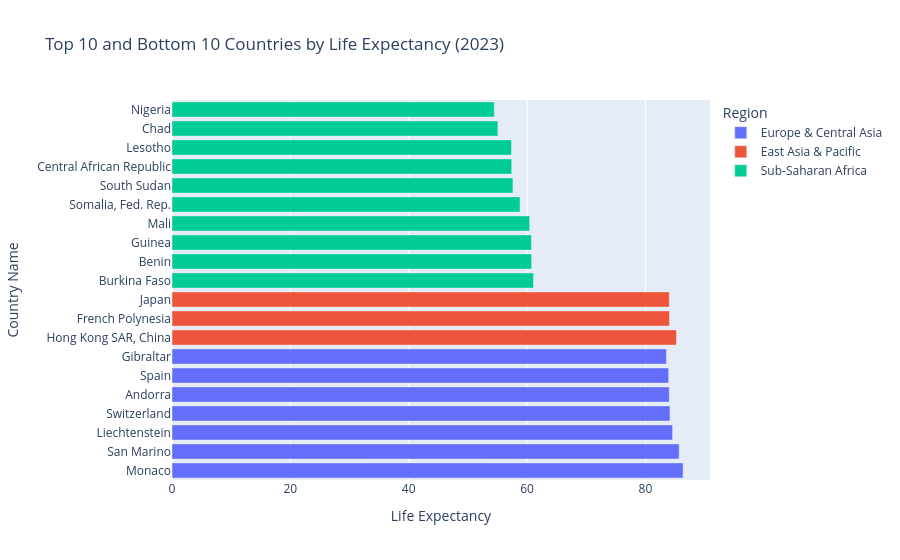

Notebook cell for this chart:
### Code cell
# Chart 5: which countries lead and lag?
df_2023 = df[df['Year'] == 2023].sort_values('Life Expectancy', ascending=False)
top_bottom = pd.concat([df_2023.head(10), df_2023.tail(10)])
fig = px.bar(top_bottom, x='Life Expectancy', y='Country Name',
             color='Region', orientation='h',
             title='Top 10 and Bottom 10 Countries by Life Expectancy (2023)')
fig.show()

### Figure 1 — Plotly figure (JSON) as saved in the notebook; plotly's stock layout.template omitted (floating-point values rounded to 4 significant figures)
{"data": [{"alignmentgroup": "True", "hovertemplate": "Region=Europe & Central Asia<br>Life Expectancy=%{x}<br>Country Name=%{y}<extra></extra>", "legendgroup": "Europe & Central Asia", "marker": {"color": "#636efa", "pattern": {"shape": ""}}, "name": "Europe & Central Asia", "offsetgroup": "Europe & Central Asia", "orientation": "h", "showlegend": true, "textposition": "auto", "type": "bar", "x": [86.37, 85.71, 84.6, 84.16, 84.04, 83.93, 83.55], "xaxis": "x", "y": ["Monaco", "San Marino", "Liechtenstein", "Switzerland", "Andorra", "Spain", "Gibraltar"], "yaxis": "y"}, {"alignmentgroup": "True", "hovertemplate": "Region=East Asia & Pacific<br>Life Expectancy=%{x}<br>Country Name=%{y}<extra></extra>", "legendgroup": "East Asia & Pacific", "marker": {"color": "#EF553B", "pattern": {"shape": ""}}, "name": "East Asia & Pacific", "offsetgroup": "East Asia & Pacific", "orientation": "h", "showlegend": true, "textposition": "auto", "type": "bar", "x": [85.25, 84.07, 84.04], "xaxis": "x", "y": ["Hong Kong SAR, China", "French Polynesia", "Japan"], "yaxis": "y"}, {"alignmentgroup": "True", "hovertemplate": "Region=Sub-Saharan Africa<br>Life Expectancy=%{x}<br>Country Name=%{y}<extra></extra>", "legendgroup": "Sub-Saharan Africa", "marker": {"color": "#00cc96", "pattern": {"shape": ""}}, "name": "Sub-Saharan Africa", "offsetgroup": "Sub-Saharan Africa", "orientation": "h", "showlegend": true, "textposition": "auto", "type": "bar", "x": [61.09, 60.77, 60.74, 60.44, 58.82, 57.62, 57.41, 57.38, 55.07, 54.46], "xaxis": "x", "y": ["Burkina Faso", "Benin", "Guinea", "Mali", "Somalia, Fed. Rep.", "South Sudan", "Central African Republic", "Lesotho", "Chad", "Nigeria"], "yaxis": "y"}], "layout": {"barmode": "relative", "legend": {"title": {"text": "Region"}, "tracegroupgap": 0}, "title": {"text": "Top 10 and Bottom 10 Countries by Life Expectancy (2023)"}, "xaxis": {"anchor": "y", "domain": [0, 1], "title": {"text": "Life Expectancy"}}, "yaxis": {"anchor": "x", "domain": [0, 1], "title": {"text": "Country Name"}}}}
